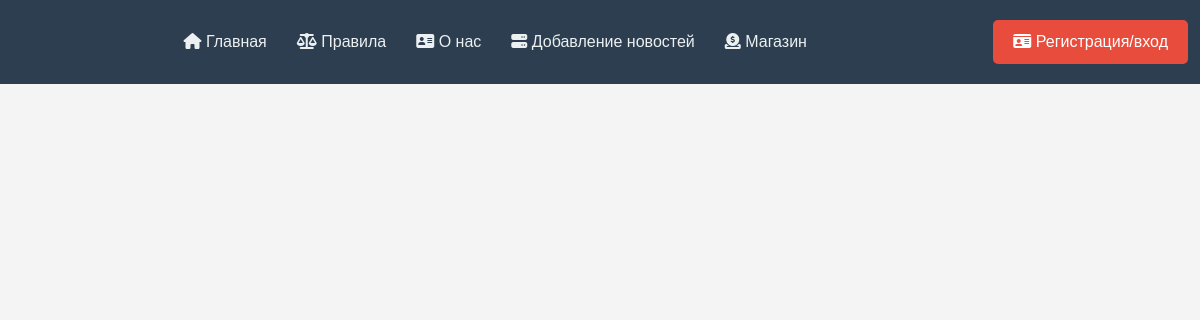
Before: / with the older database file.
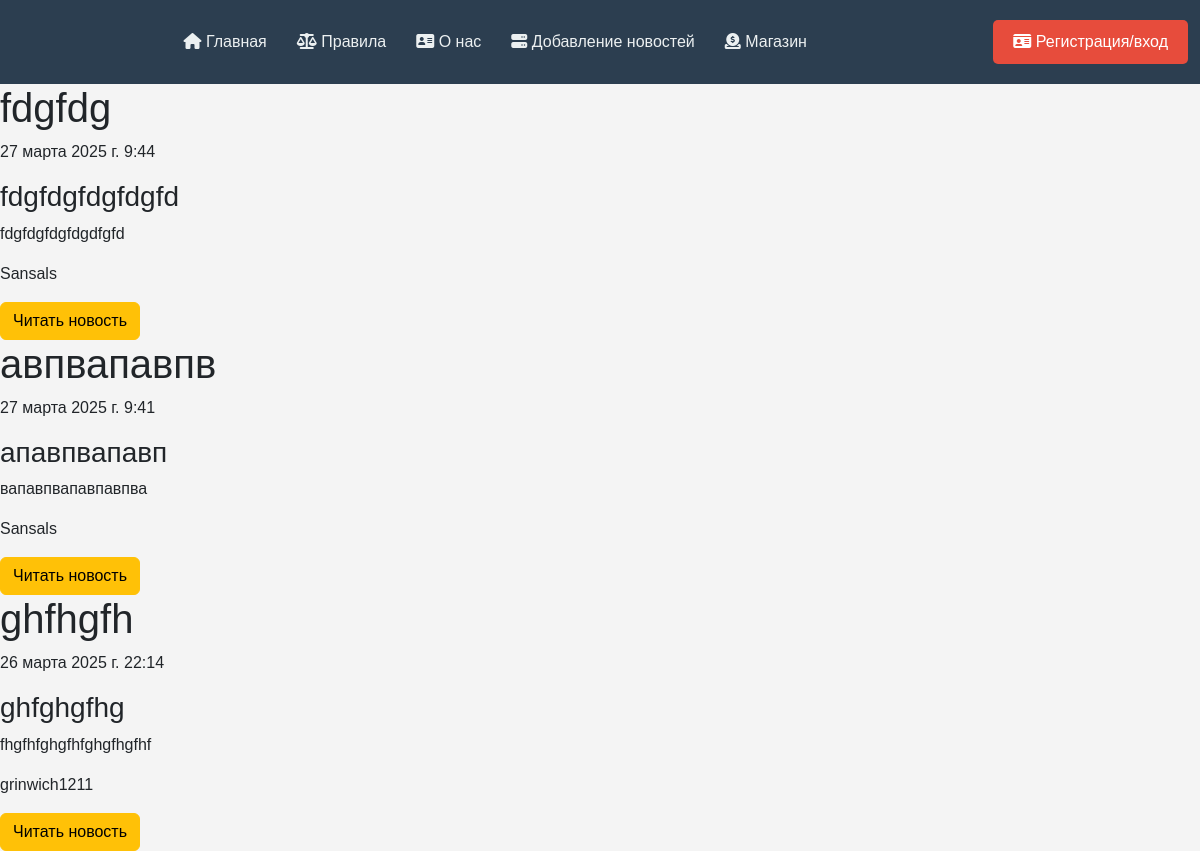
After: the same page with the newer database file.
### addlist/models.py (models this page shows, shortened)
class Articles(models.Model):
    title = models.CharField('Название', max_length=50)
    anons = models.CharField('Анонс', max_length=250)
    full_text = models.TextField('Статья')
    date = models.DateTimeField(auto_now_add=True)
    username = models.ForeignKey(settings.AUTH_USER_MODEL,
                             on_delete=models.SET_DEFAULT,
                             default=None, null=True, blank=True
                             )
    class Meta:
        verbose_name = 'Новость'
        verbose_name_plural = 'Новости'

### home/views.py (the view)
# urls.py: path('', views.home_view, name="home"),
def home_view(request):
    data = {
        'user_id': get_user_id(request),
        'username': get_username(request),
        'status': get_user_verify_is(request),
        'news': get_all_articles(request)
    }
    return render(request,'home/index.html', data)

### home/services.py (called while the page is built, shortened)
def get_all_articles(request):
    try:
        logger.info(
            f'{datetime.datetime.now()} |INFO| '
            f'Username: {get_username(request)} |'
            f' |home.services|'
            f'User get all objects from addlist.Articles')
        return Articles.objects.order_by('-date')
    except ValueError:
        logger.warning(
            f'{datetime.datetime.now()} |Warning| '
            f'Username: {get_username(request)} |'
            f' |home.services|'
            f'ValueError: User cant get all objects from addlist.Articles')
        pass

### work/global_services.py (called while the page is built)
def get_user_id(request):
    if request.user.is_authenticated:
        return request.user.id
    else:
        return None

def get_username(request):
    if request.user.is_authenticated:
        return request.user.username
    else:
        return 'Нет пользователя'

def get_user_verify_is(request):
    if request.user.is_authenticated:
        try:
            return User_Status.objects.get(username=request.user.id).Isverified
        except ValueError:
            pass
        except Exception:
            pass
    else:
        return None

### home/templates/home/index.html (shortened to what this page needs)
{% extends 'patterns/header.html' %}
{% block addlist %}
  {% for el in news %}
    <div class="allert allert-warning">
      <h1>{{el.title}}</h1>
      <p>{{ el.date }}</p>
      <h3>{{el.anons}}</h3>
      <p>{{ el.full_text }}</p>
      {% if el.username %}
        <p>{{el.username}}</p>
      {% else %}
          <p>Пользователь удалён</p>
      {% endif %}
      <a href="{% url 'news-detail' el.id %}" class="btn btn-warning">Читать новость</a>
    </div>
  {% endfor %}
{% endblock %}

Changed rows visible on the page:
added Articles: title "fdgfdg", date "27 марта 2025 г. 9:44", anons "fdgfdgfdgfdgfd", full_text "fdgfdgfdgfdgdfgfd", username "Sansals"
added Articles: title "авпвапавпв", date "27 марта 2025 г. 9:41", anons "апавпвапавп", full_text "вапавпвапавпавпва", username "Sansals"
added Articles: title "ghfhgfh", date "26 марта 2025 г. 22:14", anons "ghfghgfhg", full_text "fhgfhfghgfhfghgfhgfhf", username "grinwich1211"
